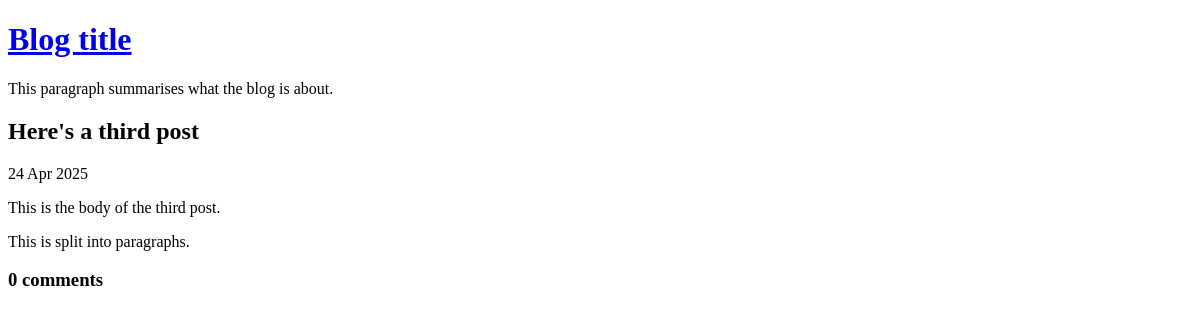
The app's page /view-post.php?post_id=3, older data.
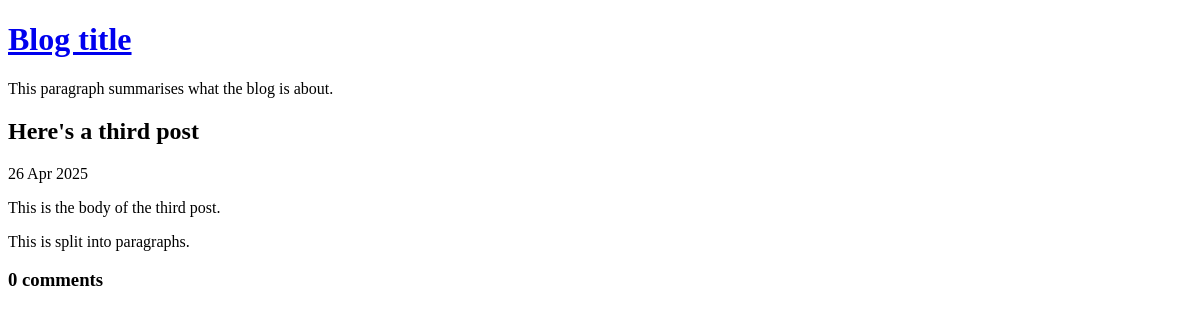
The same page, newer data.
### tables this page shows
CREATE TABLE post (
    id INTEGER PRIMARY KEY AUTOINCREMENT NOT NULL,
    title VARCHAR NOT NULL,
    body VARCHAR NOT NULL,
    user_id INTEGER NOT NULL,
    created_at VARCHAR NOT NULL,
    updated_at VARCHAR
);

### lib/common.php (called while the page is built, shortened)
<?php
function getRootPath()
{
    return realpath(__DIR__ . '/..');
}
function getDatabasePath()
{
    return getRootPath() . '/data/data.sqlite';
}
function getDsn()
{
    return 'sqlite:' . getDatabasePath();
}
function getPDO()
{
    return new PDO(getDsn());
}
function htmlEscape($html)
{
    return htmlspecialchars($html, ENT_HTML5, 'UTF-8');
}
function convertSqlDate($sqlDate)
{
    $date = DateTime::createFromFormat('Y-m-d', $sqlDate);
    return $date->format('d M Y');
}
function countCommentsForPost($postId)
{
    $pdo = getPDO();
    $sql = "
        SELECT
            COUNT(*) c
        FROM
            comment
        WHERE
            post_id = :post_id
    ";
    $stmt = $pdo->prepare($sql);
    $stmt->execute(
        array('post_id' => $postId, )
    );
    return (int) $stmt->fetchColumn();
}

### view-post.php (the view, shortened to what this page needs)
<?php
require_once 'lib/common.php';
if (isset($_GET['post_id']))
{
    $postId = (int) $_GET['post_id'];
}
else
{
    $postId = 0;
}
$pdo = getPDO();
$stmt = $pdo->prepare(
    'SELECT
        title, created_at, body
    FROM
        post
    WHERE
        id = :id'
);
$result = $stmt->execute(
    array('id' => $postId, )
);
$row = $stmt->fetch(PDO::FETCH_ASSOC);
$bodyText = htmlEscape($row['body']);
$paraText = str_replace("\n", "<p></p>", $bodyText);
?>
<!DOCTYPE html>
<html>
    <head>
    </head>
    <body>
        <?php require 'templates/title.php' ?>
        <h2>
            <?php echo htmlEscape($row['title']) ?>
        </h2>
        <div>
            <?php echo convertSqlDate($row['created_at']) ?>
        </div>
        <p>
            <?php echo $paraText ?>
        </p>
        <h3><?php echo countCommentsForPost($postId) ?> comments</h3>
    </body>
</html>

Row changes from the older to the newer data that the page shows:
changed post "Here's a third post": created_at "24 Apr 2025" → "26 Apr 2025"
